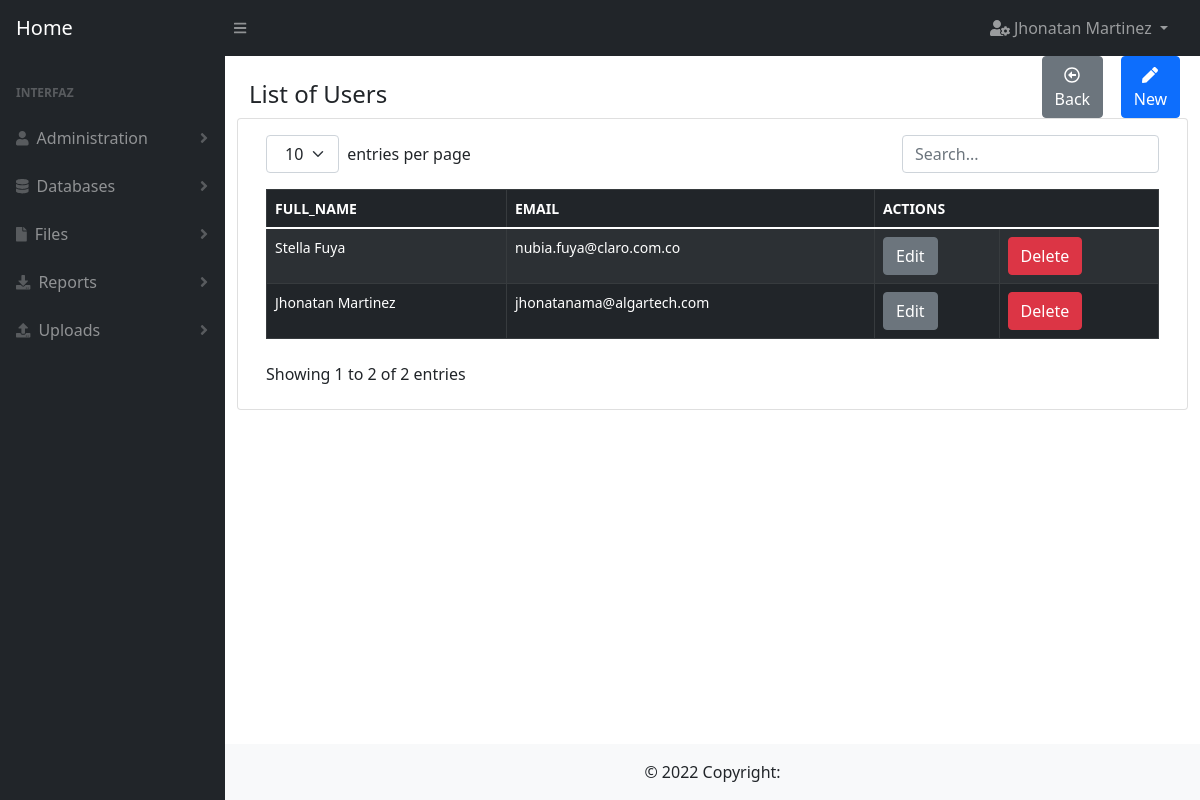
/user (signed in), run on the app's committed database.
### user/models.py (models this page shows)
class User(db.Model):
    __tablename__ = 'users'
    id = db.Column(db.Integer, primary_key=True)
    full_name = db.Column(db.String(100))
    email = db.Column(db.String(100), unique=True)
    password = db.Column(db.String(100))
    is_admin = db.Column(db.Boolean)
    role_id = db.Column(db.Integer, db.ForeignKey('roles.id'), nullable=True)
    created_at = db.Column(db.DateTime, default=datetime.datetime.now)

### user/routes.py (the view)
@user.route(routes["index"])
@decorator(page=pages["index"])
def index():
    try:
        data = organize_data(data_model=models.User.query.order_by(models.User.id.desc()).all(),
                             show_columns=['id', 'full_name', 'email'])
        return render_template(templates["index"],
                               object_list=data)
    except Exception as exc:
        return show_error(pages["index"] + ': ' + str(exc))

### utils/auth.py (called while the page is built)
def has_permission(page):
    can_enter = False
    try:
        user = User.query.get(session['user_id'])
        if user.is_admin:
            can_enter = True
        else:
            page_id = Page.query.filter(Page.route == page).first().id
            permissions = Permission.query.filter_by(role_id=user.role_id, page_id=page_id).first()
            if permissions is not None:
                can_enter = True
    except Exception as exc:
        error_message = 'permission.queries.has_permission: ' + str(exc)
        print(error_message)
    finally:
        return can_enter

def decorator(page, url='index'):
    def _permissions(function):
        @wraps(function)
        def new_function(*args, **kwargs):
            if not has_permission(page=page):
                return show_message(id=1,
                                    url=url)
            return function(*args, **kwargs)
        return new_function
    return _permissions

### utils/main_functions.py (called while the page is built)
def organize_data(data_model, show_columns):
    object_list = []
    try:
        for row in data_model:
            dictionary = dict((column, getattr(row, column)) for column in row.__table__.columns.keys())
            delete_columns = []
            for key in dictionary.keys():
                if key not in show_columns:
                    delete_columns.append(key)
            for column in delete_columns:
                dictionary.pop(column)
            object_list.append(dictionary)
    except Exception as exc:
        error_message = __this + inspect.stack()[0][3] + ': ' + str(exc)
        print(error_message)
    finally:
        return object_list

### templates/user/index.html
{% extends 'base/index_forms.html' %}
{% block title%}
List of Users
{% endblock%}
{% block button_new%}
    onclick="window.location.href='{{ url_for('user.create') }}'"
{% endblock%}
{% block table_header_actions %}
<th colspan="2">ACTIONS</th>
{% endblock %}
{% block table_rows %}
    {% for row in object_list %}
        <tr>
            {% for key, value in row.items() %}
                {% if key != 'id'%}
                    <td>
                        {{value}}
                    </td>
                {% endif %}
            {% endfor %}
            <td><a href="{{ url_for('user.edit', id=row.id) }}" type="button" class="btn btn-secondary">Edit</a></td>
            <td><a href="{{ url_for('user.delete', id=row.id) }}" type="button" class="btn btn-danger">Delete</a></td>
        </tr>
    {% endfor %}
{% endblock %}

### templates/base/base.html (shortened to what this page needs)
<!DOCTYPE html>
<html lang="es">
<head>
    <link rel='stylesheet' href= "{{url_for('static', filename='css/styles.css')}}"/>
    <link rel='stylesheet' href= "{{url_for('static', filename='css/bootstrap.min.css')}}">
</head>
<body >
    <nav class="sb-topnav navbar navbar-expand navbar-dark bg-dark">
        <a class="navbar-brand ps-3" href="{{ url_for('index') }}">Home</a>
        <button class="btn btn-link btn-sm order-1 order-lg-0 me-4 me-lg-0" id="sidebarToggle" href="#"><i class="fas fa-bars"></i></button>
        <ul class="navbar-nav ms-auto ms-md-0 me-3 me-lg-4">
            <li class="nav-item dropdown">
                <a class="nav-link dropdown-toggle" id="navbarDropdown" href="#" role="button" data-bs-toggle="dropdown" aria-expanded="false">
                    <i class="fas fa-user-cog"></i> {{session['user']}}
                </a>
            </li>
        </ul>
    </nav>
    <div id="layoutSidenav">
        <div id="layoutSidenav_nav">
            <nav class="sb-sidenav accordion sb-sidenav-dark" id="sidenavAccordion">
                <div class="sb-sidenav-menu">
                    <div class="nav">
                        <div class="sb-sidenav-menu-heading">Interfaz</div>
                         <a class="nav-link collapsed" href="#" data-bs-toggle="collapse" data-bs-target="#collapseUsers" aria-expanded="false" aria-controls="collapseLayouts">
                            <div class="sb-nav-link-icon"><i class="fa fa-user"></i></div>
                            Administration
                            <div class="sb-sidenav-collapse-arrow"><i class="fas fa-angle-down"></i></div>
                        </a>
                        <a class="nav-link collapsed" href="#" data-bs-toggle="collapse" data-bs-target="#collapseDataBases" aria-expanded="false" aria-controls="collapseLayouts">
                            <div class="sb-nav-link-icon"><i class="fa fa-database"></i></div>
                            Databases
                            <div class="sb-sidenav-collapse-arrow"><i class="fas fa-angle-down"></i></div>
                        </a>
                         <a class="nav-link collapsed" href="#" data-bs-toggle="collapse" data-bs-target="#collapseFiles" aria-expanded="false" aria-controls="collapseLayouts">
                            <div class="sb-nav-link-icon"><i class="fa fa-file"></i></div>
                            Files
                            <div class="sb-sidenav-collapse-arrow"><i class="fas fa-angle-down"></i></div>
                        </a>
                        <a class="nav-link collapsed" href="#" data-bs-toggle="collapse" data-bs-target="#collapseReports" aria-expanded="false" aria-controls="collapseLayouts">
                            <div class="sb-nav-link-icon"><i class="fas fa-download"></i></div>
                            Reports
                            <div class="sb-sidenav-collapse-arrow"><i class="fas fa-angle-down"></i></div>
                        </a>
                        <a class="nav-link collapsed" href="#" data-bs-toggle="collapse" data-bs-target="#collapseUploads" aria-expanded="false" aria-controls="collapseLayouts">
                            <div class="sb-nav-link-icon"><i class="fas fa-upload"></i></div>
                            Uploads
                            <div class="sb-sidenav-collapse-arrow"><i class="fas fa-angle-down"></i></div>
                        </a>
                    </div>
                </div>
            </nav>
        </div>
        <div id="layoutSidenav_content">
            <main>
                <div class="container-fluid px-4">
                    <div class="row">
                        <div class="col-10">
                            <h4 class="mt-4">
                                {% block title %}{% endblock %}
                            </h4>
                        </div>
                        <div class="col-1">
                        {% block button1 %}
                        {% endblock %}
                        </div>
                        <div class="col-1">
                        {% block button2 %}
                        {% endblock %}
                        </div>
                    </div>
                    <div class="row">
                        <div class="card mb-4">
                            <div class="card-body">
                            {% block content %}{% endblock %}
                            </div>
                        </div>
                    </div>
                </div>
            </main>
            <footer class="bg-light text-center text-lg-start">
                <div class="text-center p-3" style="background-color: rgba(0, 0, 0, 0);">
                  © 2022 Copyright:
                </div>
            </footer>
        </div>
    </div>
</body>
</html>

### data on the page
User: user "Jhonatan Martinez", full_name "Jhonatan Martinez", email "jhonatanama@algartech.com"
User: full_name "Stella Fuya", email "nubia.fuya@claro.com.co"

### other printed values
{{ key.upper() }} "FULL_NAME" "EMAIL"
